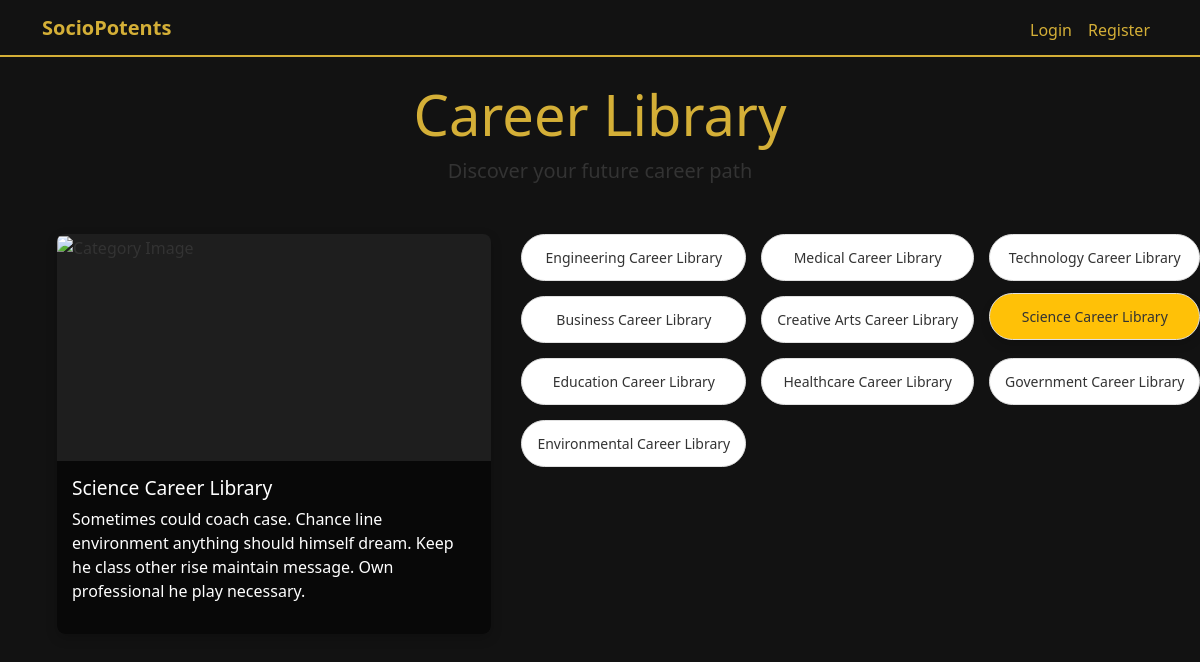
/library/, run on the app's committed database.
### career_site/models.py (models this page shows, shortened)
class CareerLibrary(models.Model):
    title = models.CharField(max_length=100)
    description = models.TextField()
    image = models.ImageField(upload_to='career_library/', blank=True, null=True)
    created_at = models.DateTimeField(auto_now_add=True)

### career_site/views.py (the view)
# urls.py: path('library/', views.career_library, name='career_library'),  # Removed leading slash
def career_library(request):
    libraries = CareerLibrary.objects.all()
    return render(request, 'library.html', {'libraries': libraries})

### career_site/templates/library.html (shortened to what this page needs)
{% extends 'base.html' %}
{% load static %}
{% block content %}
<div class="text-center mb-5">
    <h1 class="display-4" style="color: var(--gold);">Career Library</h1>
    <p class="lead">Discover your future career path</p>
</div>
<div class="career-container">
    <div class="image-section">
        <div class="image-container">
            <img id="displayImage" src="{% static 'media/images.png' %}" alt="Category Image" class="content-image">
            <div class="image-overlay">
                <h3 id="summaryTitle">Select a category</h3>
                <p id="summaryText">Hover over any career category to learn more.</p>
            </div>
        </div>
    </div>
    <div class="buttons-section">
        <div class="buttons-grid">
            {% for library in libraries %}
            <div class="button-wrapper">
                <button class="career-button {% if forloop.counter == 6 %}active{% endif %}"
                       data-image="{% if library.image %}{{ library.image.url }}{% else %}{% static 'path/to/default-image.png' %}{% endif %}"
                       data-title="{{ library.title }}"
                       data-summary="{{ library.description }}">
                    {{ library.title }}
                </button>
            </div>
            {% endfor %}
        </div>
    </div>
</div>
{% endblock %}

### career_site/templates/base.html (style rules this page uses)
:root { --gold: #D4AF37; --dark-gold: #B7950B; --black: #121212; --dark-gray: #1E1E1E; --light-gray: #2E2E2E; }
body { background-color: var(--black); color: white; min-height: 100vh; display: flex; flex-direction: column; }

### career_site/templates/library.html (style rules this page uses)
:root { --primary-color: #ffc107; --text-color: #333; --bg-color: #121212; --card-bg: #1e1e1e; --button-bg: #ffffff; --button-border: #e0e0e0; --button-hover: #ffc107; }
* { box-sizing: border-box; margin: 0; padding: 0; }
body { color: var(--text-color); background-color: var(--bg-color); }
.career-container { display: flex; max-width: 1200px; margin: 0 auto; gap: 30px; padding: 0 15px; }
.image-section { flex: 0 0 40%; }
.image-container { position: relative; background-color: var(--card-bg); border-radius: 8px; overflow: hidden; height: 400px; box-shadow: 0 4px 12px rgba(0,0,0,0.2); }
.content-image { width: 100%; height: 100%; object-fit: cover; }
.image-overlay { position: absolute; bottom: 0; left: 0; right: 0; background: rgba(0, 0, 0, 0.75); color: white; padding: 15px; }
.image-overlay h3 { margin-bottom: 8px; font-size: 1.2rem; }
.buttons-section { flex: 0 0 55%; }
.buttons-grid { display: grid; grid-template-columns: repeat(3, 1fr); gap: 15px; }
.button-wrapper { display: flex; }
.career-button { flex: 1; padding: 12px 15px; background-color: var(--button-bg); border: 1px solid var(--button-border); border-radius: 30px; font-size: 14px; cursor: pointer; transition: all 0.2s ease; white-space: nowrap; text-align: center; color: var(--text-color); }
.career-button:hover, .career-button.active { background-color: var(--button-hover); transform: translateY(-3px); box-shadow: 0 5px 10px rgba(0, 0, 0, 0.15); }

### data on the page
CareerLibrary: title "Engineering Career Library"
CareerLibrary: title "Medical Career Library"
CareerLibrary: title "Technology Career Library"
CareerLibrary: title "Business Career Library"
CareerLibrary: title "Creative Arts Career Library"
CareerLibrary: title "Science Career Library"
CareerLibrary: title "Education Career Library"
CareerLibrary: title "Healthcare Career Library"
CareerLibrary: title "Government Career Library"
CareerLibrary: title "Environmental Career Library"
